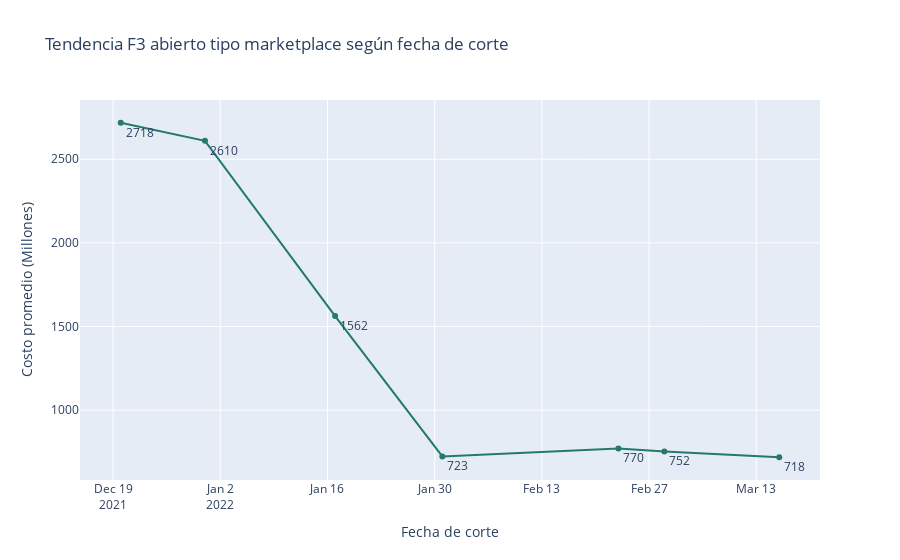

The notebook cell this image was saved under:
### Code cell
grafica_tend_f3_mp = px.line(f3_tend_grupo_mkp, x="FECHA_PPT", y="COSTO_REDON", labels={'FECHA_PPT':'Fecha de corte', "COSTO_REDON": "Costo promedio (Millones)" },
text='COSTO_REDON', color_discrete_sequence=['rgb(36, 121, 108)','rgb(204, 97, 176)'], title=f"Tendencia F3 abierto tipo marketplace según fecha de corte" )
grafica_tend_f3_mp.update_layout(legend=dict(yanchor="top", y=1, xanchor="left", x=0.48))
grafica_tend_f3_mp.update_traces(textposition="bottom right")
grafica_tend_f3_mp.update_xaxes(range=['2021-12-15','2022-25-10'], constrain="domain")
grafica_tend_f3_mp.write_image(f"images_f3/{dt_string}_f3_TENDENCIA_MKP.svg",width=650, height=400)
grafica_tend_f3_mp.show()

### Figure 1 — Plotly figure (JSON) as saved in the notebook; plotly's stock layout.template omitted (floating-point values rounded to 4 significant figures)
{"data": [{"hovertemplate": "Fecha de corte=%{x}<br>Costo promedio (Millones)=%{text}<extra></extra>", "legendgroup": "", "line": {"color": "rgb(36, 121, 108)", "dash": "solid"}, "marker": {"symbol": "circle"}, "mode": "markers+lines+text", "name": "", "orientation": "v", "showlegend": false, "text": [2718, 2610, 1562, 723, 770, 752, 718], "textposition": "bottom right", "type": "scatter", "x": ["2021-12-20T00:00:00", "2021-12-31T00:00:00", "2022-01-17T00:00:00", "2022-01-31T00:00:00", "2022-02-23T00:00:00", "2022-03-01T00:00:00", "2022-03-16T00:00:00"], "xaxis": "x", "y": [2718, 2610, 1562, 723, 770, 752, 718], "yaxis": "y"}], "layout": {"legend": {"tracegroupgap": 0, "x": 0.48, "xanchor": "left", "y": 1, "yanchor": "top"}, "title": {"text": "Tendencia F3 abierto tipo marketplace según fecha de corte"}, "xaxis": {"anchor": "y", "constrain": "domain", "domain": [0, 1], "range": ["2021-12-15", "2022-25-10"], "title": {"text": "Fecha de corte"}}, "yaxis": {"anchor": "x", "domain": [0, 1], "title": {"text": "Costo promedio (Millones)"}}}}
